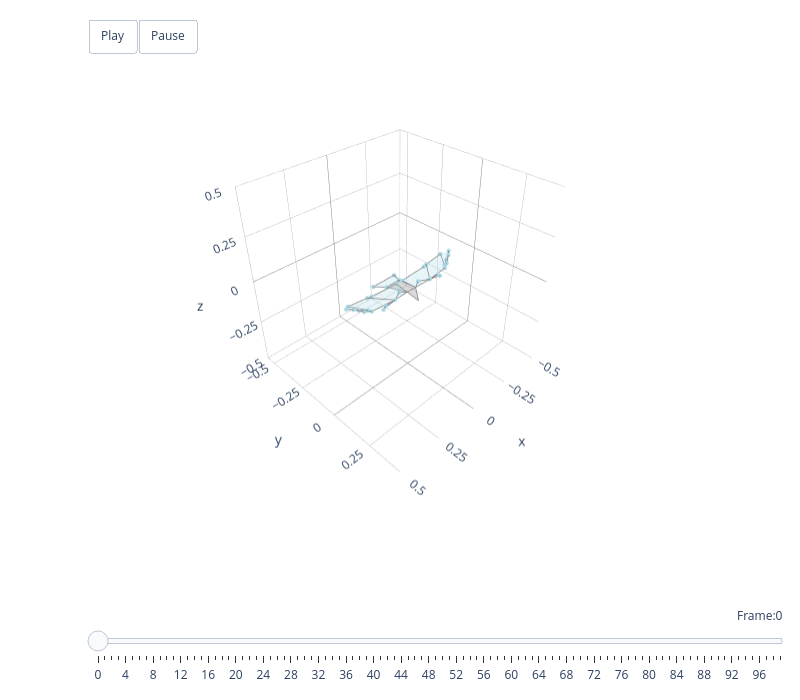

Notebook code cell kept with this figure:
### Code cell
kestrel3d = Kestrel3D("../data/mean_kestrel_shape.csv", use_simple=False)

animate_plotly(kestrel3d, unilateral_data[0:100])

### Figure 1 — Plotly figure (JSON) as saved in the notebook; plotly's stock layout.template omitted (floating-point values rounded to 4 significant figures)
{"data": [{"color": "grey", "hoverinfo": "none", "opacity": 0.3, "type": "mesh3d", "x": [0.02537, 0.005153, -0.03081], "y": [0.01639, 0.07145, 0.01753], "z": [-0.00968, -0.04264, -0.01095]}, {"hoverinfo": "none", "line": {"color": "grey", "width": 1.5}, "mode": "lines", "name": "", "type": "scatter3d", "x": [0.02537, 0.005153, -0.03081, 0.02537], "y": [0.01639, 0.07145, 0.01753, 0.01639], "z": [-0.00968, -0.04264, -0.01095, -0.00968]}, {"color": "grey", "hoverinfo": "none", "opacity": 0.3, "type": "mesh3d", "x": [0.02537, -0.03081, -0.04309, 0.04309], "y": [0.01639, 0.01753, -0.1071, -0.1071], "z": [-0.00968, -0.01095, -0.0357, -0.0357]}, {"hoverinfo": "none", "line": {"color": "grey", "width": 1.5}, "mode": "lines", "name": "", "type": "scatter3d", "x": [0.02537, -0.03081, -0.04309, 0.04309, 0.02537], "y": [0.01639, 0.01753, -0.1071, -0.1071, 0.01639], "z": [-0.00968, -0.01095, -0.0357, -0.0357, -0.00968]}, {"color": "lightblue", "hoverinfo": "none", "opacity": 0.3, "type": "mesh3d", "x": [0.04309, -0.04309, -0.07227, 0.07227], "y": [-0.1071, -0.1071, -0.1728, -0.1728], "z": [-0.0357, -0.0357, -0.05212, -0.05212]}, {"hoverinfo": "none", "line": {"color": "grey", "width": 1.5}, "mode": "lines", "name": "", "type": "scatter3d", "x": [0.04309, -0.04309, -0.07227, 0.07227, 0.04309], "y": [-0.1071, -0.1071, -0.1728, -0.1728, -0.1071], "z": [-0.0357, -0.0357, -0.05212, -0.05212, -0.0357]}, {"color": "lightblue", "hoverinfo": "none", "opacity": 0.3, "type": "mesh3d", "x": [0.02537, 0.06456, 0.1184, 0.2004, 0.1782, 0.0204, 0.02537, 0.1184], "y": [0.01639, 0.001295, 0.02877, -0.07009, -0.06579, -0.06365, 0.01639, 0.02877], "z": [-0.00968, 0.000525, -0.0003307, 0.001678, 0.0004173, -0.006289, -0.00968, -0.0003307]}, {"hoverinfo": "none", "line": {"color": "grey", "width": 1.5}, "mode": "lines", "name": "", "type": "scatter3d", "x": [0.02537, 0.06456, 0.1184, 0.2004, 0.1782, 0.0204, 0.02537, 0.1184, 0.02537], "y": [0.01639, 0.001295, 0.02877, -0.07009, -0.06579, -0.06365, 0.01639, 0.02877, 0.01639], "z": [-0.00968, 0.000525, -0.0003307, 0.001678, 0.0004173, -0.006289, -0.00968, -0.0003307, -0.00968]}, {"color": "lightblue", "hoverinfo": "none", "opacity": 0.3, "type": "mesh3d", "x": [-0.03081, -0.06456, -0.1184, -0.2004, -0.1782, -0.0204, -0.03081, -0.1184], "y": [0.01753, 0.001295, 0.02877, -0.07009, -0.06579, -0.06365, 0.01753, 0.02877], "z": [-0.01095, 0.000525, -0.0003307, 0.001678, 0.0004173, -0.006289, -0.01095, -0.0003307]}, {"hoverinfo": "none", "line": {"color": "grey", "width": 1.5}, "mode": "lines", "name": "", "type": "scatter3d", "x": [-0.03081, -0.06456, -0.1184, -0.2004, -0.1782, -0.0204, -0.03081, -0.1184, -0.03081], "y": [0.01753, 0.001295, 0.02877, -0.07009, -0.06579, -0.06365, 0.01753, 0.02877, 0.01753], "z": [-0.01095, 0.000525, -0.0003307, 0.001678, 0.0004173, -0.006289, -0.01095, -0.0003307, -0.01095]}, {"color": "lightblue", "hoverinfo": "none", "opacity": 0.3, "type": "mesh3d", "x": [-0.1184, -0.2485, -0.2805, -0.32, -0.3454, -0.2969, -0.2598, -0.3135, -0.2004], "y": [0.02877, 0.01234, -0.003492, -0.02798, -0.04808, -0.02139, -0.0008193, -0.0761, -0.07009], "z": [-0.0003307, -0.003993, 0.002216, 0.02276, 0.02809, 0.009785, 0.0026, 0.0103, 0.001678]}, {"hoverinfo": "none", "line": {"color": "grey", "width": 1.5}, "mode": "lines", "name": "", "type": "scatter3d", "x": [-0.1184, -0.2485, -0.2805, -0.32, -0.3454, -0.2969, -0.2598, -0.3135, -0.2004, -0.1184], "y": [0.02877, 0.01234, -0.003492, -0.02798, -0.04808, -0.02139, -0.0008193, -0.0761, -0.07009, 0.02877], "z": [-0.0003307, -0.003993, 0.002216, 0.02276, 0.02809, 0.009785, 0.0026, 0.0103, 0.001678, -0.0003307]}, {"color": "lightblue", "hoverinfo": "none", "opacity": 0.3, "type": "mesh3d", "x": [0.1184, 0.2485, 0.2805, 0.32, 0.3454, 0.2969, 0.2598, 0.3135, 0.2004], "y": [0.02877, 0.01234, -0.003492, -0.02798, -0.04808, -0.02139, -0.0008193, -0.0761, -0.07009], "z": [-0.0003307, -0.003993, 0.002216, 0.02276, 0.02809, 0.009785, 0.0026, 0.0103, 0.001678]}, {"hoverinfo": "none", "line": {"color": "grey", "width": 1.5}, "mode": "lines", "name": "", "type": "scatter3d", "x": [0.1184, 0.2485, 0.2805, 0.32, 0.3454, 0.2969, 0.2598, 0.3135, 0.2004, 0.1184], "y": [0.02877, 0.01234, -0.003492, -0.02798, -0.04808, -0.02139, -0.0008193, -0.0761, -0.07009, 0.02877], "z": [-0.0003307, -0.003993, 0.002216, 0.02276, 0.02809, 0.009785, 0.0026, 0.0103, 0.001678, -0.0003307]}, {"color": "lightblue", "hoverinfo": "none", "opacity": 0.5, "type": "mesh3d", "x": [-0.1184, -0.1932, -0.1773], "y": [0.02877, 0.02962, 0.02744], "z": [-0.0003307, -0.01532, -0.002023]}, {"hoverinfo": "none", "line": {"color": "grey", "width": 1.5}, "mode": "lines", "name": "", "type": "scatter3d", "x": [-0.1184, -0.1932, -0.1773, -0.1184], "y": [0.02877, 0.02962, 0.02744, 0.02877], "z": [-0.0003307, -0.01532, -0.002023, -0.0003307]}, {"color": "lightblue", "hoverinfo": "none", "opacity": 0.5, "type": "mesh3d", "x": [0.1184, 0.1932, 0.1773], "y": [0.02877, 0.02962, 0.02744], "z": [-0.0003307, -0.01532, -0.002023]}, {"hoverinfo": "none", "line": {"color": "grey", "width": 1.5}, "mode": "lines", "name": "", "type": "scatter3d", "x": [0.1184, 0.1932, 0.1773, 0.1184], "y": [0.02877, 0.02962, 0.02744, 0.02877], "z": [-0.0003307, -0.01532, -0.002023, -0.0003307]}, {"hoverinfo": "none", "marker": {"color": "lightblue", "opacity": 1, "size": 2.5}, "mode": "markers", "type": "scatter3d", "x": [-0.32, 0.32, -0.2805, 0.2805, -0.2485, 0.2485, -0.3454, 0.3454, -0.2969, 0.2969, -0.2598, 0.2598, -0.3135, 0.3135, -0.2004, 0.2004, -0.1932, 0.1932, -0.1773, 0.1773, -0.06456, 0.06456, -0.1184, 0.1184, -0.1782, 0.1782, -0.0204, 0.0204, -0.04309, 0.04309, -0.07227, 0.07227], "y": [-0.02798, -0.02798, -0.003492, -0.003492, 0.01234, 0.01234, -0.04808, -0.04808, -0.02139, -0.02139, -0.0008193, -0.0008193, -0.0761, -0.0761, -0.07009, -0.07009, 0.02962, 0.02962, 0.02744, 0.02744, 0.001295, 0.001295, 0.02877, 0.02877, -0.06579, -0.06579, -0.06365, -0.06365, -0.1071, -0.1071, -0.1728, -0.1728], "z": [0.02276, 0.02276, 0.002216, 0.002216, -0.003993, -0.003993, 0.02809, 0.02809, 0.009785, 0.009785, 0.0026, 0.0026, 0.0103, 0.0103, 0.001678, 0.001678, -0.01532, -0.01532, -0.002023, -0.002023, 0.000525, 0.000525, -0.0003307, -0.0003307, 0.0004173, 0.0004173, -0.006289, -0.006289, -0.0357, -0.0357, -0.05212, -0.05212]}], "layout": {"height": 700, "margin": {"b": 10, "l": 10, "r": 10, "t": 10}, "scene": {"aspectmode": "cube", "aspectratio": {"x": 1, "y": 1, "z": 1}, "camera": {"eye": {"x": 1.5, "y": 1.5, "z": 1.5}, "up": {"x": 0, "y": 0, "z": 1}}, "domain": {"x": [0, 1], "y": [0.1, 1]}, "xaxis": {"backgroundcolor": "white", "dtick": 0.25, "gridcolor": "grey", "gridwidth": 0.5, "range": [-0.5, 0.5], "showbackground": true, "zerolinecolor": "grey"}, "yaxis": {"backgroundcolor": "white", "dtick": 0.25, "gridcolor": "grey", "gridwidth": 0.5, "range": [-0.5574, 0.4426], "showbackground": true, "zerolinecolor": "grey"}, "zaxis": {"backgroundcolor": "white", "dtick": 0.25, "gridcolor": "grey", "gridwidth": 0.5, "range": [-0.5, 0.5], "showbackground": true, "zerolinecolor": "grey"}}, "showlegend": false, "sliders": [{"active": 0, "currentvalue": {"font": {"size": 12}, "prefix": "Frame:", "visible": true, "xanchor": "right"}, "len": 0.9, "pad": {"b": 10, "t": 50}, "steps": [{"args": [[0], {"frame": {"duration": 300, "redraw": true}, "mode": "immediate", "transition": {"duration": 300}}], "label": "0", "method": "animate"}, {"args": [[1], {"frame": {"duration": 300, "redraw": true}, "mode": "immediate", "transition": {"duration": 300}}], "label": "1", "method": "animate"}, {"args": [[2], {"frame": {"duration": 300, "redraw": true}, "mode": "immediate", "transition": {"duration": 300}}], "label": "2", "method": "animate"}, {"args": [[3], {"frame": {"duration": 300, "redraw": true}, "mode": "immediate", "transition": {"duration": 300}}], "label": "3", "method": "animate"}, {"args": [[4], {"frame": {"duration": 300, "redraw": true}, "mode": "immediate", "transition": {"duration": 300}}], "label": "4", "method": "animate"}, {"args": [[5], {"frame": {"duration": 300, "redraw": true}, "mode": "immediate", "transition": {"duration": 300}}], "label": "5", "method": "animate"}, {"args": [[6], {"frame": {"duration": 300, "redraw": true}, "mode": "immediate", "transition": {"duration": 300}}], "label": "6", "method": "animate"}, {"args": [[7], {"frame": {"duration": 300, "redraw": true}, "mode": "immediate", "transition": {"duration": 300}}], "label": "7", "method": "animate"}, {"args": [[8], {"frame": {"duration": 300, "redraw": true}, "mode": "immediate", "transition": {"duration": 300}}], "label": "8", "method": "animate"}, {"args": [[9], {"frame": {"duration": 300, "redraw": true}, "mode": "immediate", "transition": {"duration": 300}}], "label": "9", "method": "animate"}, {"args": [[10], {"frame": {"duration": 300, "redraw": true}, "mode": "immediate", "transition": {"duration": 300}}], "label": "10", "method": "animate"}, {"args": [[11], {"frame": {"duration": 300, "redraw": true}, "mode": "immediate", "transition": {"duration": 300}}], "label": "11", "method": "animate"}, {"args": [[12], {"frame": {"duration": 300, "redraw": true}, "mode": "immediate", "transition": {"duration": 300}}], "label": "12", "method": "animate"}, {"args": [[13], {"frame": {"duration": 300, "redraw": true}, "mode": "immediate", "transition": {"duration": 300}}], "label": "13", "method": "animate"}, {"args": [[14], {"frame": {"duration": 300, "redraw": true}, "mode": "immediate", "transition": {"duration": 300}}], "label": "14", "method": "animate"}, {"args": [[15], {"frame": {"duration": 300, "redraw": true}, "mode": "immediate", "transition": {"duration": 300}}], "label": "15", "method": "animate"}, {"args": [[16], {"frame": {"duration": 300, "redraw": true}, "mode": "immediate", "transition": {"duration": 300}}], "label": "16", "method": "animate"}, {"args": [[17], {"frame": {"duration": 300, "redraw": true}, "mode": "immediate", "transition": {"duration": 300}}], "label": "17", "method": "animate"}, {"args": [[18], {"frame": {"duration": 300, "redraw": true}, "mode": "immediate", "transition": {"duration": 300}}], "label": "18", "method": "animate"}, {"args": [[19], {"frame": {"duration": 300, "redraw": true}, "mode": "immediate", "transition": {"duration": 300}}], "label": "19", "method": "animate"}, {"args": [[20], {"frame": {"duration": 300, "redraw": true}, "mode": "immediate", "transition": {"duration": 300}}], "label": "20", "method": "animate"}, {"args": [[21], {"frame": {"duration": 300, "redraw": true}, "mode": "immediate", "transition": {"duration": 300}}], "label": "21", "method": "animate"}, {"args": [[22], {"frame": {"duration": 300, "redraw": true}, "mode": "immediate", "transition": {"duration": 300}}], "label": "22", "method": "animate"}, {"args": [[23], {"frame": {"duration": 300, "redraw": true}, "mode": "immediate", "transition": {"duration": 300}}], "label": "23", "method": "animate"}, {"args": [[24], {"frame": {"duration": 300, "redraw": true}, "mode": "immediate", "transition": {"duration": 300}}], "label": "24", "method": "animate"}, {"args": [[25], {"frame": {"duration": 300, "redraw": true}, "mode": "immediate", "transition": {"duration": 300}}], "label": "25", "method": "animate"}, {"args": [[26], {"frame": {"duration": 300, "redraw": true}, "mode": "immediate", "transition": {"duration": 300}}], "label": "26", "method": "animate"}, {"args": [[27], {"frame": {"duration": 300, "redraw": true}, "mode": "immediate", "transition": {"duration": 300}}], "label": "27", "method": "animate"}, {"args": [[28], {"frame": {"duration": 300, "redraw": true}, "mode": "immediate", "transition": {"duration": 300}}], "label": "28", "method": "animate"}, {"args": [[29], {"frame": {"duration": 300, "redraw": true}, "mode": "immediate", "transition": {"duration": 300}}], "label": "29", "method": "animate"}, {"args": [[30], {"frame": {"duration": 300, "redraw": true}, "mode": "immediate", "transition": {"duration": 300}}], "label": "30", "method": "animate"}, {"args": [[31], {"frame": {"duration": 300, "redraw": true}, "mode": "immediate", "transition": {"duration": 300}}], "label": "31", "method": "animate"}, {"args": [[32], {"frame": {"duration": 300, "redraw": true}, "mode": "immediate", "transition": {"duration": 300}}], "label": "32", "method": "animate"}, {"args": [[33], {"frame": {"duration": 300, "redraw": true}, "mode": "immediate", "transition": {"duration": 300}}], "label": "33", "method": "animate"}, {"args": [[34], {"frame": {"duration": 300, "redraw": true}, "mode": "immediate", "transition": {"duration": 300}}], "label": "34", "method": "animate"}, {"args": [[35], {"frame": {"duration": 300, "redraw": true}, "mode": "immediate", "transition": {"duration": 300}}], "label": "35", "method": "animate"}, {"args": [[36], {"frame": {"duration": 300, "redraw": true}, "mode": "immediate", "transition": {"duration": 300}}], "label": "36", "method": "animate"}, {"args": [[37], {"frame": {"duration": 300, "redraw": true}, "mode": "immediate", "transition": {"duration": 300}}], "label": "37", "method": "animate"}, {"args": [[38], {"frame": {"duration": 300, "redraw": true}, "mode": "immediate", "transition": {"duration": 300}}], "label": "38", "method": "animate"}, {"args": [[39], {"frame": {"duration": 300, "redraw": true}, "mode": "immediate", "transition": {"duration": 300}}], "label": "39", "method": "animate"}, {"args": [[40], {"frame": {"duration": 300, "redraw": true}, "mode": "immediate", "transition": {"duration": 300}}], "label": "40", "method": "animate"}, {"args": [[41], {"frame": {"duration": 300, "redraw": true}, "mode": "immediate", "transition": {"duration": 300}}], "label": "41", "method": "animate"}, {"args": [[42], {"frame": {"duration": 300, "redraw": true}, "mode": "immediate", "transition": {"duration": 300}}], "label": "42", "method": "animate"}, {"args": [[43], {"frame": {"duration": 300, "redraw": true}, "mode": "immediate", "transition": {"duration": 300}}], "label": "43", "method": "animate"}, {"args": [[44], {"frame": {"duration": 300, "redraw": true}, "mode": "immediate", "transition": {"duration": 300}}], "label": "44", "method": "animate"}, {"args": [[45], {"frame": {"duration": 300, "redraw": true}, "mode": "immediate", "transition": {"duration": 300}}], "label": "45", "method": "animate"}, {"args": [[46], {"frame": {"duration": 300, "redraw": true}, "mode": "immediate", "transition": {"duration": 300}}], "label": "46", "method": "animate"}, {"args": [[47], {"frame": {"duration": 300, "redraw": true}, "mode": "immediate", "transition": {"duration": 300}}], "label": "47", "method": "animate"}, {"args": [[48], {"frame": {"duration": 300, "redraw": true}, "mode": "immediate", "transition": {"duration": 300}}], "label": "48", "method": "animate"}, {"args": [[49], {"frame": {"duration": 300, "redraw": true}, "mode": "immediate", "transition": {"duration": 300}}], "label": "49", "method": "animate"}, {"args": [[50], {"frame": {"duration": 300, "redraw": true}, "mode": "immediate", "transition": {"duration": 300}}], "label": "50", "method": "animate"}, {"args": [[51], {"frame": {"duration": 300, "redraw": true}, "mode": "immediate", "transition": {"duration": 300}}], "label": "51", "method": "animate"}, {"args": [[52], {"frame": {"duration": 300, "redraw": true}, "mode": "immediate", "transition": {"duration": 300}}], "label": "52", "method": "animate"}, {"args": [[53], {"frame": {"duration": 300, "redraw": true}, "mode": "immediate", "transition": {"duration": 300}}], "label": "53", "method": "animate"}, {"args": [[54], {"frame": {"duration": 300, "redraw": true}, "mode": "immediate", "transition": {"duration": 300}}], "label": "54", "method": "animate"}, {"args": [[55], {"frame": {"duration": 300, "redraw": true}, "mode": "immediate", "transition": {"duration": 300}}], "label": "55", "method": "animate"}, {"args": [[56], {"frame": {"duration": 300, "redraw": true}, "mode": "immediate", "transition": {"duration": 300}}], "label": "56", "method": "animate"}, {"args": [[57], {"frame": {"duration": 300, "redraw": true}, "mode": "immediate", "transition": {"duration": 300}}], "label": "57", "method": "animate"}, {"args": [[58], {"frame": {"duration": 300, "redraw": true}, "mode": "immediate", "transition": {"duration": 300}}], "label": "58", "method": "animate"}, {"args": [[59], {"frame": {"duration": 300, "redraw": true}, "mode": "immediate", "transition": {"duration": 300}}], "label": "59", "method": "animate"}, {"args": [[60], {"frame": {"duration": 300, "redraw": true}, "mode": "immediate", "transition": {"duration": 300}}], "label": "60", "method": "animate"}, {"args": [[61], {"frame": {"duration": 300, "redraw": true}, "mode": "immediate", "transition": {"duration": 300}}], "label": "61", "method": "animate"}, {"args": [[62], {"frame": {"duration": 300, "redraw": true}, "mode": "immediate", "transition": {"duration": 300}}], "label": "62", "method": "animate"}, {"args": [[63], {"frame": {"duration": 300, "redraw": true}, "mode": "immediate", "transition": {"duration": 300}}], "label": "63", "method": "animate"}, {"args": [[64], {"frame": {"duration": 300, "redraw": true}, "mode": "immediate", "transition": {"duration": 300}}], "label": "64", "method": "animate"}, {"args": [[65], {"frame": {"duration": 300, "redraw": true}, "mode": "immediate", "transition": {"duration": 300}}], "label": "65", "method": "animate"}, {"args": [[66], {"frame": {"duration": 300, "redraw": true}, "mode": "immediate", "transition": {"duration": 300}}], "label": "66", "method": "animate"}, {"args": [[67], {"frame": {"duration": 300, "redraw": true}, "mode": "immediate", "transition": {"duration": 300}}], "label": "67", "method": "animate"}, {"args": [[68], {"frame": {"duration": 300, "redraw": true}, "mode": "immediate", "transition": {"duration": 300}}], "label": "68", "method": "animate"}, {"args": [[69], {"frame": {"duration": 300, "redraw": true}, "mode": "immediate", "transition": {"duration": 300}}], "label": "69", "method": "animate"}, {"args": [[70], {"frame": {"duration": 300, "redraw": true}, "mode": "immediate", "transition": {"duration": 300}}], "label": "70", "method": "animate"}, {"args": [[71], {"frame": {"duration": 300, "redraw": true}, "mode": "immediate", "transition": {"duration": 300}}], "label": "71", "method": "animate"}, {"args": [[72], {"frame": {"duration": 300, "redraw": true}, "mode": "immediate", "transition": {"duration": 300}}], "label": "72", "method": "animate"}, {"args": [[73], {"frame": {"duration": 300, "redraw": true}, "mode": "immediate", "transition": {"duration": 300}}], "label": "73", "method": "animate"}, {"args": [[74], {"frame": {"duration": 300, "redraw": true}, "mode": "immediate", "transition": {"duration": 300}}], "label": "74", "method": "animate"}, {"args": [[75], {"frame": {"duration": 300, "redraw": true}, "mode": "immediate", "transition": {"duration": 300}}], "label": "75", "method": "animate"}, {"args": [[76], {"frame": {"duration": 300, "redraw": true}, "mode": "immediate", "transition": {"duration": 300}}], "label": "76", "method": "animate"}, {"args": [[77], {"frame": {"duration": 300, "redraw": true}, "mode": "immediate", "transition": {"duration": 300}}], "label": "77", "method": "animate"}, {"args": [[78], {"frame": {"duration": 300, "redraw": true}, "mode": "immediate", "transition": {"duration": 300}}], "label": "78", "method": "animate"}, {"args": [[79], {"frame": {"duration": 300, "redraw": true}, "mode": "immediate", "transition": {"duration": 300}}], "label": "79", "method": "animate"}, {"args": [[80], {"frame": {"duration": 300, "redraw": true}, "mode": "immediate", "transition": {"duration": 300}}], "label": "80", "method": "animate"}, {"args": [[81], {"frame": {"duration": 300, "redraw": true}, "mode": "immediate", "transition": {"duration": 300}}], "label": "81", "method": "animate"}, {"args": [[82], {"frame": {"duration": 300, "redraw": true}, "mode": "immediate", "transition": {"duration": 300}}], "label": "82", "method": "animate"}, {"args": [[83], {"frame": {"duration": 300, "redraw": true}, "mode": "immediate", "transition": {"duration": 300}}], "label": "83", "method": "animate"}, {"args": [[84], {"frame": {"duration": 300, "redraw": true}, "mode": "immediate", "transition": {"duration": 300}}], "label": "84", "method": "animate"}, {"args": [[85], {"frame": {"duration": 300, "redraw": true}, "mode": "immediate", "transition": {"duration": 300}}], "label": "85", "method": "animate"}, {"args": [[86], {"frame": {"duration": 300, "redraw": true}, "mode": "immediate", "transition": {"duration": 300}}], "label": "86", "method": "animate"}, {"args": [[87], {"frame": {"duration": 300, "redraw": true}, "mode": "immediate", "transition": {"duration": 300}}], "label": "87", "method": "animate"}, {"args": [[88], {"frame": {"duration": 300, "redraw": true}, "mode": "immediate", "transition": {"duration": 300}}], "label": "88", "method": "animate"}, {"args": [[89], {"frame": {"duration": 300, "redraw": true}, "mode": "immediate", "transition": {"duration": 300}}], "label": "89", "method": "animate"}, {"args": [[90], {"frame": {"duration": 300, "redraw": true}, "mode": "immediate", "transition": {"duration": 300}}], "label": "90", "method": "animate"}, {"args": [[91], {"frame": {"duration": 300, "redraw": true}, "mode": "immediate", "transition": {"duration": 300}}], "label": "91", "method": "animate"}, {"args": [[92], {"frame": {"duration": 300, "redraw": true}, "mode": "immediate", "transition": {"duration": 300}}], "label": "92", "method": "animate"}, {"args": [[93], {"frame": {"duration": 300, "redraw": true}, "mode": "immediate", "transition": {"duration": 300}}], "label": "93", "method": "animate"}, {"args": [[94], {"frame": {"duration": 300, "redraw": true}, "mode": "immediate", "transition": {"duration": 300}}], "label": "94", "method": "animate"}, {"args": [[95], {"frame": {"duration": 300, "redraw": true}, "mode": "immediate", "transition": {"duration": 300}}], "label": "95", "method": "animate"}, {"args": [[96], {"frame": {"duration": 300, "redraw": true}, "mode": "immediate", "transition": {"duration": 300}}], "label": "96", "method": "animate"}, {"args": [[97], {"frame": {"duration": 300, "redraw": true}, "mode": "immediate", "transition": {"duration": 300}}], "label": "97", "method": "animate"}, {"args": [[98], {"frame": {"duration": 300, "redraw": true}, "mode": "immediate", "transition": {"duration": 300}}], "label": "98", "method": "animate"}, {"args": [[99], {"frame": {"duration": 300, "redraw": true}, "mode": "immediate", "transition": {"duration": 300}}], "label": "99", "method": "animate"}], "transition": {"duration": 300, "easing": "cubic-in-out"}, "x": 0.1, "xanchor": "left", "y": 0, "yanchor": "top"}], "updatemenus": [{"buttons": [{"args": [null, {"frame": {"duration": 100, "redraw": true}, "mode": "immediate"}], "label": "Play", "method": "animate"}, {"args": [[null], {"frame": {"duration": 0, "redraw": true}, "mode": "immediate"}], "label": "Pause", "method": "animate"}], "direction": "left", "pad": {"r": 10, "t": 10}, "showactive": false, "type": "buttons", "x": 0.1, "xanchor": "left", "y": 1.1, "yanchor": "top"}], "width": 800}}
